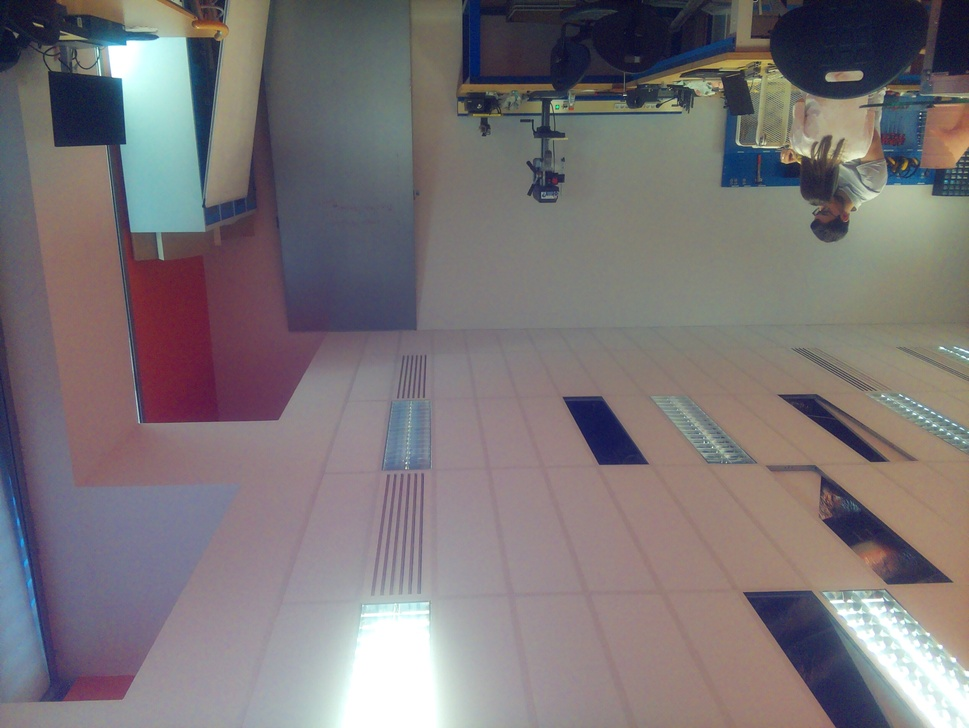
#> input picture controllers/controller_violet/photo_hd.jpg, 969 x 728 px, shrunk from 3280 x 2464 before the run
$ python -i imageProcessing.py   (imports and definitions only)
#> lines starting #> are read from the running program, lines starting #| are printed output that depends on the picture; after the words box and inside, x2 and y2 are one past the last pixel; in counts of white or black regions, pixels touching at a corner belong together
#> further down, picture is the input picture: shape (728, 969, 3); mean B, G, R 118.9, 116.3, 122.8
import numpy as np
import cv2


def webots_image_to_bgr(image, width, height):
    """
    Convertit l'image Webots (BGRA) en image OpenCV BGR.
    """
    img = np.frombuffer(image, np.uint8).reshape((height, width, 4))
    img_bgr = cv2.cvtColor(img, cv2.COLOR_BGRA2BGR)
    return img_bgr


def detect_color_hsv(roi_bgr):
    """
    Détecte la couleur dominante dans une ROI.
    Retourne : 'rouge', 'vert' ou 'inconnu'
    """
    hsv = cv2.cvtColor(roi_bgr, cv2.COLOR_BGR2HSV)

    # Rouge en 2 plages HSV
    lower_red1 = np.array([0, 80, 50], dtype=np.uint8)
    upper_red1 = np.array([10, 255, 255], dtype=np.uint8)

    lower_red2 = np.array([170, 80, 50], dtype=np.uint8)
    upper_red2 = np.array([180, 255, 255], dtype=np.uint8)

    # Vert
    lower_green = np.array([40, 50, 50], dtype=np.uint8)
    upper_green = np.array([90, 255, 255], dtype=np.uint8)

    mask_red1 = cv2.inRange(hsv, lower_red1, upper_red1)
    mask_red2 = cv2.inRange(hsv, lower_red2, upper_red2)
    mask_red = cv2.bitwise_or(mask_red1, mask_red2)

    mask_green = cv2.inRange(hsv, lower_green, upper_green)

    nb_red = cv2.countNonZero(mask_red)
    nb_green = cv2.countNonZero(mask_green)

    seuil_min = int(0.05 * roi_bgr.shape[0] * roi_bgr.shape[1])

    if nb_red > nb_green and nb_red > seuil_min:
        return "rouge", 0
    elif nb_green > nb_red and nb_green > seuil_min:
        return "vert", 1
    else:
        return "inconnu", None


def analyze_walls(image_bgr, band_ratio=0.30):
    """
    Garde une bande horizontale centrale de l'image,
    la divise en 3 parties : gauche / centre / droite,
    puis retourne les couleurs détectées.

    Retourne :
    {
        "original_annotated": image complète annotée avec la bande centrale,
        "band": bande horizontale seule, divisée en 3,
        "colors": [couleur_gauche, couleur_centre, couleur_droite]
    }
    """
#> called with band_ratio = 0.3
    h, w, _ = image_bgr.shape
#> h = 728; w = 969

    original_annotated = image_bgr.copy()

    # =========================
    # Bande horizontale centrale
    # =========================
    band_h = int(h * band_ratio)
#> band_h = 218
    y1 = (h - band_h) // 2
#> y1 = 255
    y2 = y1 + band_h
#> y2 = 473

    band = image_bgr[y1:y2, :].copy()

    # Dessin de la bande sur l'image originale
    cv2.rectangle(original_annotated, (0, y1), (w - 1, y2 - 1), (255, 255, 255), 2)
#> original_annotated: shape (728, 969, 3); 0.95% of pixels changed, all inside (x1, y1, x2, y2) = (0, 254, 969, 474)
    cv2.putText(
        original_annotated,
        "",
        (10, max(25, y1 - 10)),
        cv2.FONT_HERSHEY_SIMPLEX,
        0.7,
        (255, 255, 255),
        2
    )

    # =========================
    # Division en 3 zones
    # =========================
    third = w // 3
#> third = 323

    zone_left = band[:, 0:third]
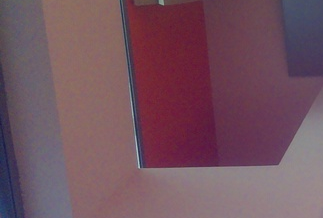
#> zone_left: shape (218, 323, 3); mean B, G, R 94.7, 82.2, 114.7
    zone_center = band[:, third:2 * third]
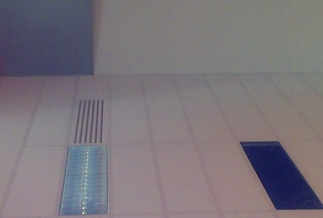
#> zone_center: shape (218, 323, 3); mean B, G, R 122.5, 115.9, 122
    zone_right = band[:, 2 * third:w]
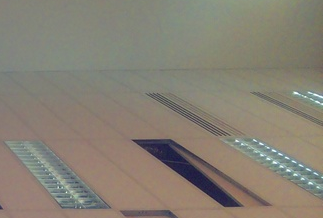
#> zone_right: shape (218, 323, 3); mean B, G, R 116, 128.2, 134.4

    color_left, left_value = detect_color_hsv(zone_left)
#> in detect_color_hsv, `hsv = cv2.cvtColor(roi_bgr, cv2.COLOR_BGR2HSV)`: hsv: shape (218, 323, 3); mean H, S, V 137.4, 81.5, 117
#> in detect_color_hsv, `mask_red1 = cv2.inRange(hsv, lower_red1, upper_red1)`: mask_red1: shape (218, 323); 0.32% white in thin lines or dots, all inside (x1, y1, x2, y2) = (46, 0, 176, 131)
#> in detect_color_hsv, `mask_red2 = cv2.inRange(hsv, lower_red2, upper_red2)`: mask_red2: shape (218, 323); 15.2% white; 45 white regions (35 under 20 px), largest, box (x1, y1, x2, y2) and area: (126, 0, 262, 151) 10123, (150, 153, 164, 162) 84, (246, 65, 254, 75) 64
#> in detect_color_hsv, `mask_red = cv2.bitwise_or(mask_red1, mask_red2)`:
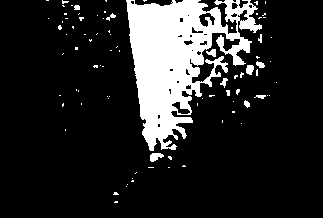
#> mask_red: shape (218, 323); 15.5% white; 87 white regions (75 under 20 px), largest, box (x1, y1, x2, y2) and area: (126, 0, 262, 151) 10133, (150, 153, 164, 162) 84, (246, 65, 254, 75) 64
#> in detect_color_hsv, `mask_green = cv2.inRange(hsv, lower_green, upper_green)`: mask_green: shape (218, 323); every value is 0
#> in detect_color_hsv, `nb_red = cv2.countNonZero(mask_red)`: nb_red = 10914
#> in detect_color_hsv, `nb_green = cv2.countNonZero(mask_green)`: nb_green = 0
#> color_left = 'rouge'; left_value = 0
    color_center, center_value = detect_color_hsv(zone_center)
#> in detect_color_hsv (call 2), `hsv = cv2.cvtColor(roi_bgr, cv2.COLOR_BGR2HSV)`: hsv: shape (218, 323, 3); mean H, S, V 105.4, 32.8, 128.6
#> in detect_color_hsv (call 2), `mask_green = cv2.inRange(hsv, lower_green, upper_green)`:
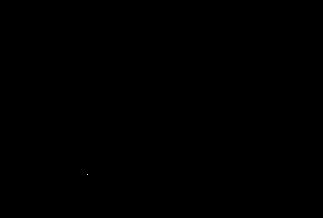
#> mask_green: shape (218, 323); 0% white in thin lines or dots, all inside (x1, y1, x2, y2) = (87, 174, 88, 175)
#> in detect_color_hsv (call 2), `nb_green = cv2.countNonZero(mask_green)`: nb_green = 1
#> color_center = 'inconnu'
    color_right, right_value = detect_color_hsv(zone_right)
#> in detect_color_hsv (call 3), `hsv = cv2.cvtColor(roi_bgr, cv2.COLOR_BGR2HSV)`: hsv: shape (218, 323, 3); mean H, S, V 32.7, 42.2, 137.2
#> in detect_color_hsv (call 3), `mask_red1 = cv2.inRange(hsv, lower_red1, upper_red1)`:
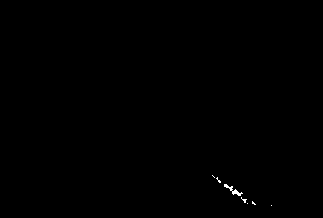
#> mask_red1: shape (218, 323); 0.15% white in thin lines or dots, all inside (x1, y1, x2, y2) = (212, 175, 272, 206)
#> in detect_color_hsv (call 3), `mask_green = cv2.inRange(hsv, lower_green, upper_green)`: mask_green: shape (218, 323); 0.11% white in thin lines or dots, all inside (x1, y1, x2, y2) = (59, 3, 323, 202)
#> in detect_color_hsv (call 3), `nb_red = cv2.countNonZero(mask_red)`: nb_red = 104
#> in detect_color_hsv (call 3), `nb_green = cv2.countNonZero(mask_green)`: nb_green = 80
#> color_right = 'inconnu'

    # lignes de séparation sur la bande
    cv2.line(band, (third, 0), (third, band.shape[0] - 1), (255, 255, 255), 2)
    cv2.line(band, (2 * third, 0), (2 * third, band.shape[0] - 1), (255, 255, 255), 2)

    # textes sur la bande
    cv2.putText(band, color_left, (10, 25), cv2.FONT_HERSHEY_SIMPLEX, 0.7, (255, 255, 255), 2)
    cv2.putText(band, color_center, (third + 10, 25), cv2.FONT_HERSHEY_SIMPLEX, 0.7, (255, 255, 255), 2)
    cv2.putText(band, color_right, (2 * third + 10, 25), cv2.FONT_HERSHEY_SIMPLEX, 0.7, (255, 255, 255), 2)
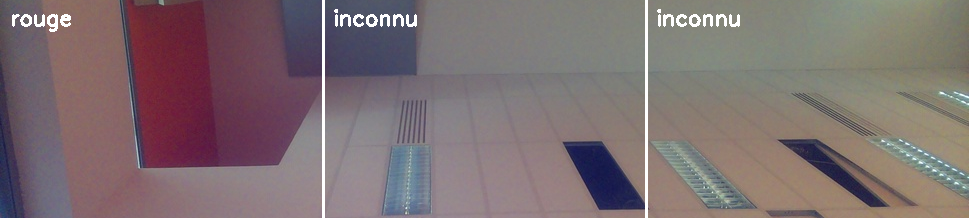
#> band: shape (218, 969, 3); mean B, G, R 113, 110.7, 125.6

    return {
        "original_annotated": original_annotated,
        "band": band,
        "colors": [color_left, color_center, color_right],
        "value" : [left_value,center_value, right_value]
    }

>>> import cv2
>>> picture = cv2.imread('../controllers/controller_violet/photo_hd.jpg')
>>> result = analyze_walls(picture)
#> result = 4 items

$ run again, on controllers/controller_violet/test.jpg
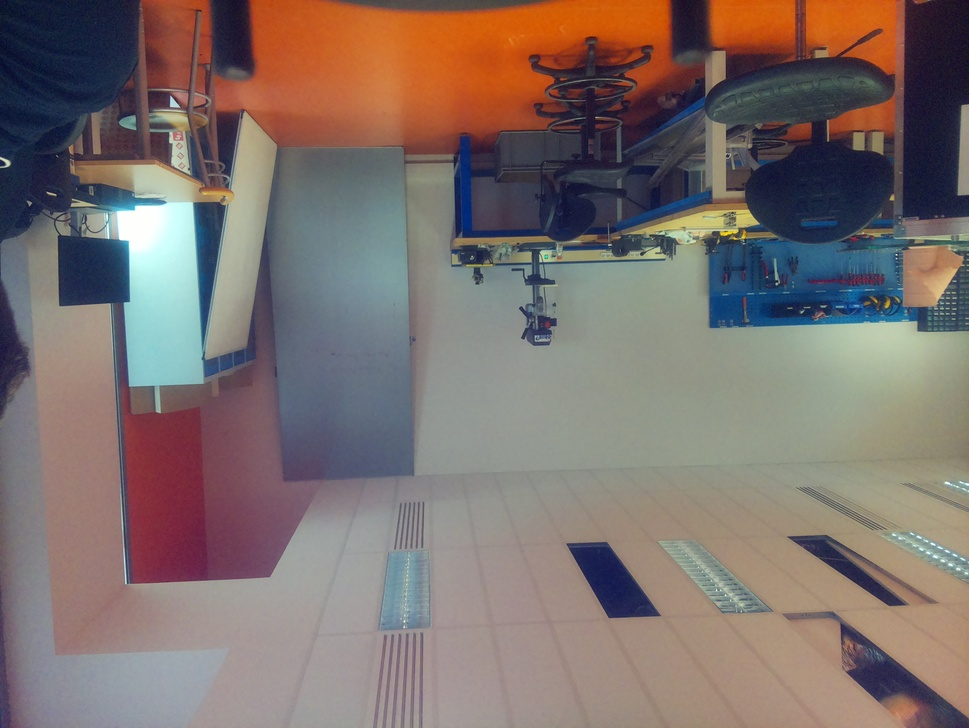
#> input picture controllers/controller_violet/test.jpg, 969 x 728 px, shrunk from 3280 x 2464 before the run
#> picture is the input picture: shape (728, 969, 3); mean B, G, R 108.7, 112.5, 125.6
#> original_annotated: shape (728, 969, 3); 0.95% of pixels changed, all inside (x1, y1, x2, y2) = (0, 254, 969, 474)
#> hsv: shape (218, 323, 3); mean H, S, V 94.7, 68.8, 137.4
#> mask_red1: shape (218, 323); 0% white in thin lines or dots, all inside (x1, y1, x2, y2) = (161, 156, 170, 159)
#> in detect_color_hsv, `mask_red2 = cv2.inRange(hsv, lower_red2, upper_red2)`:
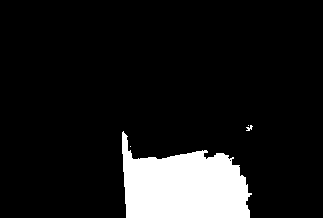
#> mask_red2: shape (218, 323); 10.9% white; 4 white regions (2 under 20 px), largest, box (x1, y1, x2, y2) and area: (122, 131, 252, 218) 7619, (246, 125, 253, 131) 22
#> mask_red: shape (218, 323); 10.9% white; 4 white regions (2 under 20 px), largest, box (x1, y1, x2, y2) and area: (122, 131, 252, 218) 7621, (246, 125, 253, 131) 22
#> mask_green: shape (218, 323); 9.2% white; 18 white regions (14 under 20 px), largest, box (x1, y1, x2, y2) and area: (126, 0, 201, 129) 6311, (194, 90, 202, 116) 76, (186, 109, 192, 115) 23, (198, 121, 203, 128) 22
#> nb_red = 7645
#> nb_green = 6482
#> color_left = 'rouge'; left_value = 0
#> hsv: shape (218, 323, 3); mean H, S, V 71.2, 30, 141.9
#> mask_red1: shape (218, 323); 0.01% white in thin lines or dots, all inside (x1, y1, x2, y2) = (236, 2, 238, 5)
#> mask_red2: shape (218, 323); 0.01% white in thin lines or dots, all inside (x1, y1, x2, y2) = (224, 69, 227, 72)
#> mask_red: shape (218, 323); 0.01% white in thin lines or dots, all inside (x1, y1, x2, y2) = (224, 2, 238, 72)
#> mask_green: shape (218, 323); 0.38% white; 20 white regions (16 under 20 px), largest, box (x1, y1, x2, y2) and area: (61, 17, 73, 29) 96, (218, 0, 232, 6) 57, (76, 1, 81, 17) 41, (76, 31, 81, 44) 27
#> color_center = 'inconnu'
#> hsv: shape (218, 323, 3); mean H, S, V 54.5, 62.8, 148.5
#> mask_red1: shape (218, 323); 0.34% white; 20 white regions (18 under 20 px), largest, box (x1, y1, x2, y2) and area: (266, 9, 291, 19) 118, (259, 1, 265, 17) 46
#> mask_red2: shape (218, 323); 0.01% white in thin lines or dots, all inside (x1, y1, x2, y2) = (98, 44, 177, 62)
#> mask_green: shape (218, 323); 0.21% white in thin lines or dots, all inside (x1, y1, x2, y2) = (0, 1, 323, 87)
#> in analyze_walls, `cv2.putText(band, color_right, (2 * third + 10, 25), cv2.FONT_HERSHEY_..`:
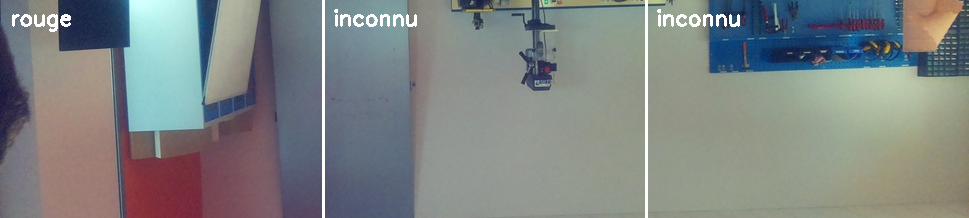
#> band: shape (218, 969, 3); mean B, G, R 131.6, 132.4, 127.3
#> result = 4 items
